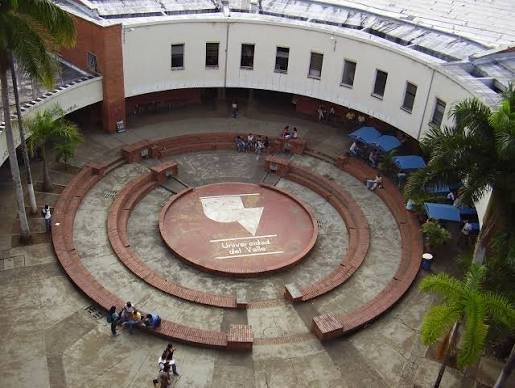
#> input picture assets/images/source/plazoleta_original.jpg, 515 x 388 px
$ python procesar_imagenes_arcade.py
#> lines starting #> are read from the running program, lines starting #| are printed output that depends on the picture
"""Procesa las fotos reales del campus, Rector Murillo y Durango a estilo 8-bits/arcade.

Genera con Pillow (PIL):
  - assets/images/bg_plazoleta.png   (800x600, fondo pixelado 8-bit de la Plazoleta de Ingenierias)
  - assets/images/rector_murillo.png (136x112, sprite pixel-art 8-bit del Rector Murillo con marco arcade)
  - assets/images/durango.png        (120x136, PNG transparente de Durango cabeza/torso con gorro navideño)
  - assets/images/durango_mano.png   (26x20, PNG transparente simulando la mano de Durango)
"""

from pathlib import Path
from PIL import Image, ImageDraw, ImageEnhance, ImageFilter, ImageOps

ROOT = Path(__file__).resolve().parent
SOURCE_DIR = ROOT / "assets" / "images" / "source"
OUT_DIR = ROOT / "assets" / "images"


def pixelar_8bit(img: Image.Image, pixel_size: tuple[int, int], out_size: tuple[int, int], colors: int) -> Image.Image:
    """Aplica reduccion de resolucion, cuantizacion de paleta 8-bit y reescalado NEAREST."""
    small = img.convert("RGB").resize(pixel_size, Image.Resampling.BILINEAR)
    quantized = small.quantize(colors=colors, method=Image.Quantize.MEDIANCUT, dither=Image.Dither.NONE)
    pixelated = quantized.convert("RGB").resize(out_size, Image.Resampling.NEAREST)
    return pixelated


def agregar_scanlines(img: Image.Image, step: int = 4, factor: float = 0.84) -> Image.Image:
    """Agrega lineas horizontales sutiles tipo monitor CRT arcade."""
    result = img.copy()
    pixels = result.load()
    w, h = result.size
    for y in range(0, h, step):
        for x in range(w):
            r, g, b = pixels[x, y]
            pixels[x, y] = (int(r * factor), int(g * factor), int(b * factor))
    return result


def generar_bg_plazoleta() -> Path:
    src_path = SOURCE_DIR / "plazoleta_original.jpg"
    if not src_path.exists():
        raise FileNotFoundError(f"No se encontro la imagen fuente: {src_path}")

    img = ImageOps.fit(Image.open(src_path), (800, 600), method=Image.Resampling.LANCZOS, centering=(0.5, 0.55))
    img = ImageEnhance.Contrast(img).enhance(1.18)
    img = ImageEnhance.Color(img).enhance(1.25)

    # Reducir a 160x120 (bloques 5x5 px) con paleta retro de 24 colores
    arcade_bg = pixelar_8bit(img, pixel_size=(160, 120), out_size=(800, 600), colors=24)

    # Oscurecer ligeramente para que las naves y proyectiles resalten en el nivel final
    arcade_bg = ImageEnhance.Brightness(arcade_bg).enhance(0.55)
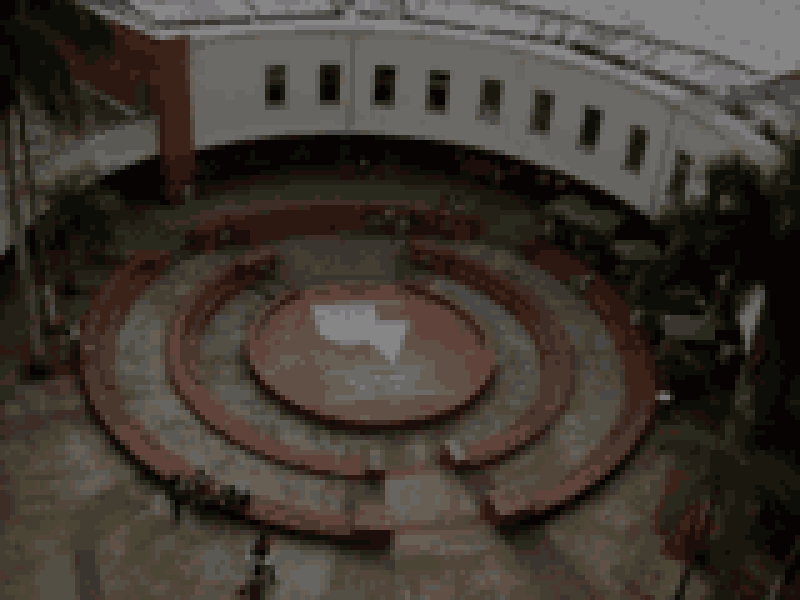
#> arcade_bg: PIL image 800x600 RGB; mean R, G, B 65.2, 58.3, 51.2
    arcade_bg = agregar_scanlines(arcade_bg, step=4, factor=0.82)

    out_path = OUT_DIR / "bg_plazoleta.png"
    arcade_bg.save(out_path, format="PNG")
    return out_path


def generar_rector_murillo() -> Path:
    src_path = SOURCE_DIR / "murillo_bandera.jpg"
    if not src_path.exists():
        src_path = SOURCE_DIR / "murillo_closeup.jpg"
    if not src_path.exists():
        raise FileNotFoundError("No se encontro ninguna foto fuente del Rector Murillo.")

    raw = Image.open(src_path).convert("RGB")
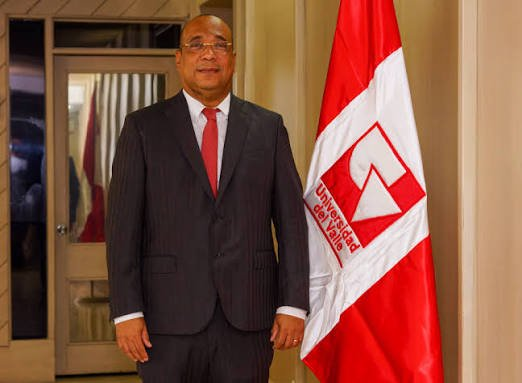
#> input picture assets/images/source/murillo_bandera.jpg, 522 x 383 px
#> raw is the input picture: PIL image 522x383 RGB; mean R, G, B 132.2, 83.2, 66
    w, h = raw.size
#> w = 522; h = 383

    # Encuadrar busto del Rector Murillo junto a la bandera de Univalle manteniendo proporcion 136:112
    if src_path.name == "murillo_bandera.jpg":
        crop_box = (int(w * 0.16), int(h * 0.02), int(w * 0.89), int(h * 0.84))
#> crop_box = (83, 7, 464, 321)
        framed = raw.crop(crop_box)
        framed = ImageOps.fit(framed, (136, 112), method=Image.Resampling.LANCZOS, centering=(0.5, 0.35))
#> framed: PIL image 136x112 RGB
    else:
        framed = ImageOps.fit(raw, (136, 112), method=Image.Resampling.LANCZOS, centering=(0.5, 0.25))

    framed = ImageEnhance.Contrast(framed).enhance(1.2)
    framed = ImageEnhance.Color(framed).enhance(1.15)

    # Estilo 8-bit/arcade: bajar a 68x56 (bloques 2x2 px) y cuantizar a 32 colores
    boss_sprite = pixelar_8bit(framed, pixel_size=(68, 56), out_size=(136, 112), colors=32).convert("RGBA")

    # Marco arcade Univalle (borde rojo + esquinas doradas estilo jefe final)
    draw = ImageDraw.Draw(boss_sprite)
    draw.rectangle([0, 0, 135, 111], outline="#ffd700", width=3)
    draw.rectangle([3, 3, 132, 108], outline="#e6192e", width=2)

    out_path = OUT_DIR / "rector_murillo.png"
    boss_sprite.save(out_path, format="PNG")
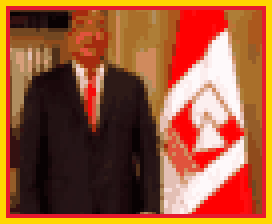
#> saved as rector_murillo.png: PIL image 136x112 RGBA (shown 2 times larger); mean R, G, B, A 155, 88.3, 53.4, 255
    return out_path


def generar_durango_y_manos() -> tuple[Path, Path]:
    """Recorta cabeza/torso de Durango dejando fondo transparente y genera el sprite de su mano."""
    src_path = SOURCE_DIR / "durango_2.jpg"
    if not src_path.exists():
        src_path = SOURCE_DIR / "durango_1.jpg"
    if not src_path.exists():
        raise FileNotFoundError("No se encontro ninguna foto fuente de Durango.")

    raw = Image.open(src_path).convert("RGBA")
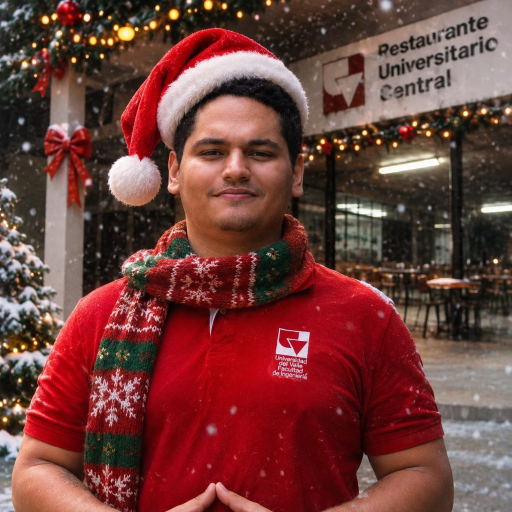
#> input picture assets/images/source/durango_2.jpg, 1024 x 1024 px (shown at 1/2 size)
#> raw: PIL image 1024x1024 RGBA
    w, h = raw.size
#> w = 1024; h = 1024

    # Recortar cabeza (con gorro de Navidad y pompon) + torso superior con polo Univalle
    crop_box = (int(w * 0.08), int(h * 0.045), int(w * 0.89), int(h * 0.78))
#> crop_box = (81, 46, 911, 798)
    portrait = raw.crop(crop_box)
    target_size = (120, 136)
    portrait = ImageOps.fit(portrait, target_size, method=Image.Resampling.LANCZOS, centering=(0.5, 0.4))
#> portrait: PIL image 120x136 RGBA

    # Construir mascara precisa alrededor de la silueta de cabeza, gorro navideño, pompon y torso
    pw, ph = target_size
    mask = Image.new("L", target_size, 0)
#> mask: PIL image 120x136 L; every value is 0
    mdraw = ImageDraw.Draw(mask)

    # Torso / hombros (parte inferior del recorte)
    mdraw.polygon(
        [
            (2, ph),
            (6, int(ph * 0.75)),
            (int(pw * 0.22), int(ph * 0.61)),
            (int(pw * 0.78), int(ph * 0.63)),
            (pw - 6, int(ph * 0.76)),
            (pw - 2, ph),
        ],
        fill=255,
    )
    # Bufanda / cuello
    mdraw.ellipse([int(pw * 0.23), int(ph * 0.45), int(pw * 0.72), int(ph * 0.69)], fill=255)
    # Cabeza y orejas
    mdraw.ellipse([int(pw * 0.29), int(ph * 0.16), int(pw * 0.68), int(ph * 0.54)], fill=255)
    # Gorro de Navidad (copa + ala blanca)
    mdraw.polygon(
        [
            (int(pw * 0.27), int(ph * 0.27)),
            (int(pw * 0.32), int(ph * 0.07)),
            (int(pw * 0.48), int(ph * 0.02)),
            (int(pw * 0.65), int(ph * 0.10)),
            (int(pw * 0.69), int(ph * 0.27)),
        ],
        fill=255,
    )
    # Parte colgante izquierda y pompon blanco del gorro
    mdraw.polygon(
        [
            (int(pw * 0.34), int(ph * 0.07)),
            (int(pw * 0.21), int(ph * 0.22)),
            (int(pw * 0.20), int(ph * 0.36)),
            (int(pw * 0.31), int(ph * 0.34)),
        ],
        fill=255,
    )
    mdraw.ellipse([int(pw * 0.16), int(ph * 0.30), int(pw * 0.31), int(ph * 0.44)], fill=255)

    # Refinar bordes removiendo tonos grises/oscuros del fondo exterior sin tocar piel, rojo ni blanco
    px = portrait.load()
    mpx = mask.load()
    for y in range(int(ph * 0.58)):
        for x in range(pw):
            if mpx[x, y] == 0:
                continue
            r, g, b, _ = px[x, y]
            is_edge = (
                x < 4 or x > pw - 5 or y < 3
                or mpx[max(0, x - 2), y] == 0
                or mpx[min(pw - 1, x + 2), y] == 0
                or mpx[x, max(0, y - 2)] == 0
            )
            brightness = (r + g + b) / 3
            red_dominant = r > g + 30 and r > b + 25
            white_pom = r > 175 and g > 170 and b > 165
            skin_tone = r > 110 and r > b + 20 and g > 65
            if is_edge and not red_dominant and not white_pom and not skin_tone and brightness < 150:
                mpx[x, y] = 0

    mask = mask.filter(ImageFilter.GaussianBlur(radius=1.0))
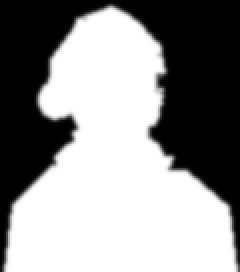
#> mask: PIL image 120x136 L (shown 2 times larger); min 0, max 255, mean 144.7

    # Aplicar estilo ligeramente retro/nitido y guardar PNG con canal alfa transparente
    durango_rgba = ImageEnhance.Color(portrait.convert("RGB")).enhance(1.12).convert("RGBA")
    durango_rgba.putalpha(mask)
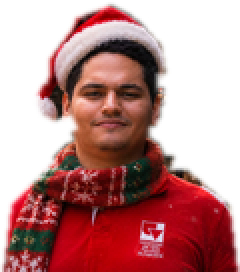
#> durango_rgba: PIL image 120x136 RGBA (shown 2 times larger); mean R, G, B, A 119.7, 54.4, 49.5, 144.7; transparent parts drawn white

    durango_path = OUT_DIR / "durango.png"
    durango_rgba.save(durango_path, format="PNG")

    # Sprite simulando la mano de Durango (pequeno rectangulo redondeado estilo arcade con puño navideño)
    hand = Image.new("RGBA", (26, 20), (0, 0, 0, 0))
#> hand: PIL image 26x20 RGBA; every value is 0
    hdraw = ImageDraw.Draw(hand)
    # Manga roja + puño blanco + mano piel con contorno oscuro
    hdraw.rounded_rectangle([1, 2, 10, 17], radius=3, fill="#c81e2b", outline="#0f172a", width=1)
    hdraw.rounded_rectangle([9, 3, 14, 16], radius=2, fill="#f8fafc", outline="#0f172a", width=1)
    hdraw.rounded_rectangle([13, 3, 24, 16], radius=4, fill="#d99b78", outline="#0f172a", width=1)

    mano_path = OUT_DIR / "durango_mano.png"
    hand.save(mano_path, format="PNG")
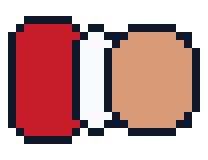
#> saved as durango_mano.png: PIL image 26x20 RGBA (shown 8 times larger); mean R, G, B, A 102.4, 59, 57.4, 160.8; transparent parts drawn white
    return durango_path, mano_path


def generar_petro_cameo() -> Path:
    """Recorta cara/torso de Petro eliminando el fondo y dejandolo transparente (PNG)."""
    src_path = SOURCE_DIR / "petro_original.jpg"
    if not src_path.exists():
#> (the run stopped early here; a loop or call above may not have finished)
